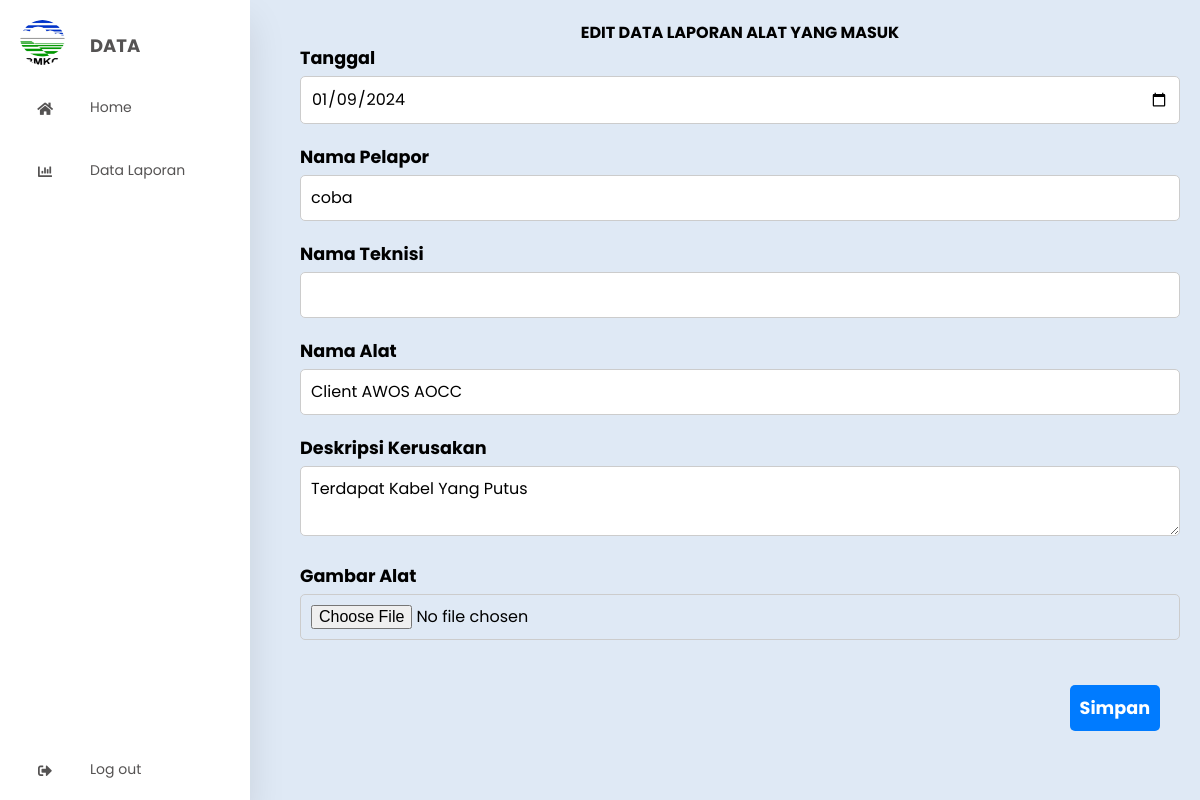
The app's page /admin/edit_data.php?id=26 (signed in), older data.
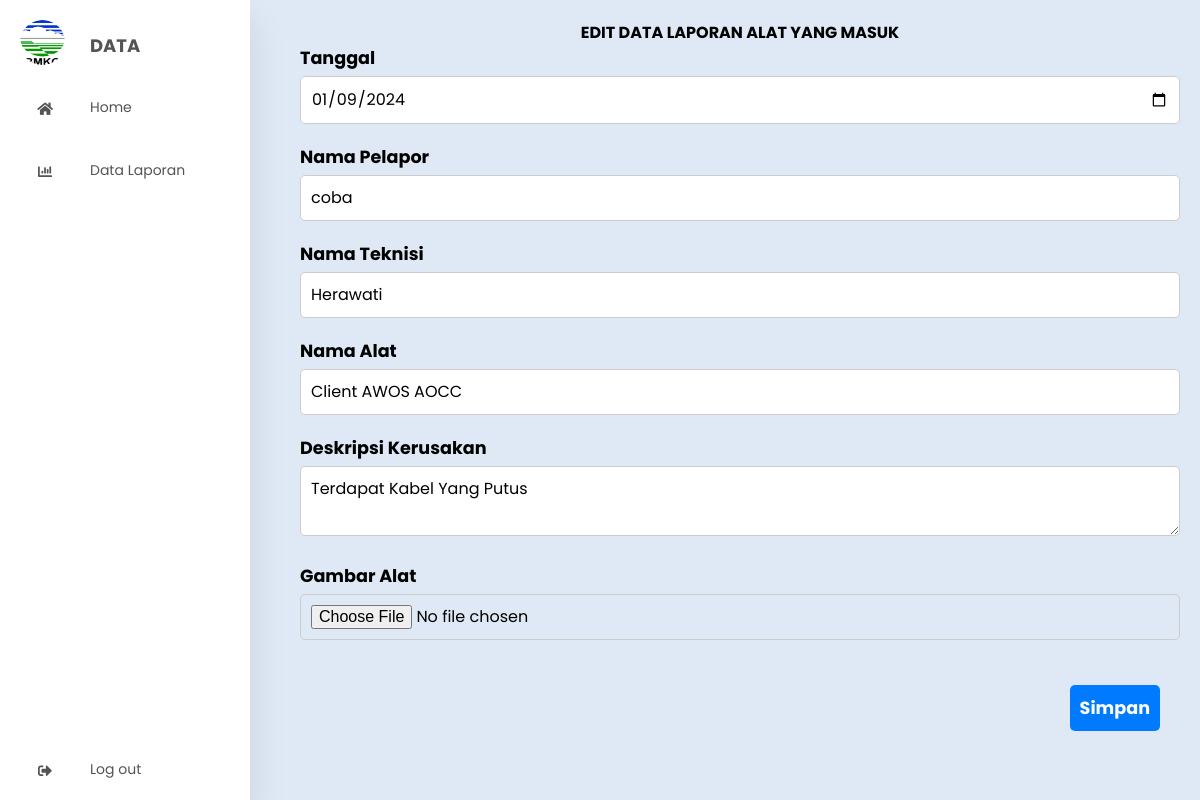
The same page, newer data.
### tables this page shows
CREATE TABLE `pelapor1` (
  `id` int(10) NOT NULL,
  `tanggal` date NOT NULL,
  `nama_pelapor` varchar(100) NOT NULL,
  `nama_teknisi` varchar(1000) NOT NULL,
  `alat` varchar(100) NOT NULL,
  `deskripsi_kerusakan` varchar(300) NOT NULL,
  `foto` varchar(200) NOT NULL,
  `status` varchar(100) NOT NULL,
  `action` varchar(50) NOT NULL
);

### admin/edit_data.php (the view, shortened to what this page needs)
<!DOCTYPE html>
<html lang="en">
<head>
    <link rel="stylesheet" href="../assets/style/admin_style.css" />
    <link rel="stylesheet" href="../assets/style/admin_style.css" />
    <link rel="stylesheet" href="https://cdnjs.cloudflare.com/ajax/libs/font-awesome/5.15.4/css/all.min.css" />
</head>
<body>
    <div class="container">
        <nav>
            <ul>
                <li><a href="index.html" class="logo">
                        <img src="../assets/img/logo.webp" alt="">
                        <span class="nav-item">Data</span>
                    </a></li>
                <li><a href="../index.php">
                        <i class="fas fa-home"></i>
                        <span class="nav-item">Home</span>
                <li><a href="data.php">
                        <i class="fas fa-chart-bar"></i>
                        <span class="nav-item">Data Laporan</span>
                    </a></li>
                <li><a href="" class="logout">
                        <i class="fas fa-sign-out-alt"></i>
                        <span class="nav-item">Log out</span>
                    </a></li>
            </ul>
        </nav>
        <section class="main1">
            <h4>
                <center>EDIT DATA LAPORAN ALAT YANG MASUK</center>
            </h4>
            <?php
            include "../connection/connect.php";
            if (isset($_GET['id'])) {
                $id = $_GET['id'];
                $query = "SELECT * FROM pelapor1 WHERE id=$id";
                $hasil = mysqli_query($connect, $query);
                $data = mysqli_fetch_assoc($hasil);
            }
            ?>
            <form action="" method="post" enctype="multipart/form-data">
                <div class="form-group">
                    <label for="tanggal">Tanggal</label>
                    <input type="date" name="tanggal" id="tanggal" class="form-control" value="<?= $data['tanggal'] ?>"
                        required>
                </div>
                <div class="form-group">
                    <label for="nama_pelapor">Nama Pelapor</label>
                    <input type="text" name="nama_pelapor" id="nama_pelapor" class="form-control"
                        value="<?= $data['nama_pelapor'] ?>" required>
                </div>
                <div class="form-group">
                    <label for="nama_teknisi">Nama Teknisi</label>
                    <input type="text" name="nama_teknisi" id="nama_teknisi" class="form-control"
                        value="<?= $data['nama_teknisi'] ?>" required>
                </div>
                <div class="form-group">
                    <label for="alat">Nama Alat</label>
                    <input type="text" name="alat" id="alat" class="form-control" value="<?= $data['alat'] ?>" required>
                </div>
                <div class="form-group">
                    <label for="deskripsi_kerusakan">Deskripsi Kerusakan</label>
                    <textarea name="deskripsi_kerusakan" id="deskripsi_kerusakan" class="form-control"
                        required><?= $data['deskripsi_kerusakan'] ?></textarea>
                </div>
                <div class="form-group">
                    <label for="foto">Gambar Alat</label>
                    <input type="file" name="gambar" id="gambar" class="form-control">
                </div>
                <button type="submit" name="submit" class="btn btn-primary">Simpan</button>
            </form>
        </section>
    </div>
</body>
</html>

Row changes from the older to the newer data that the page shows:
changed pelapor1 "coba": nama_teknisi (not shown) → "Herawati"
